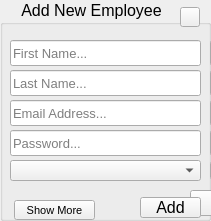
   <widget class="QGroupBox" name="Form">
    <property name="geometry">
     <rect>
      <x>270</x>
      <y>50</y>
      <width>211</width>
      <height>221</height>
     </rect>
    </property>
    <property name="font">
     <font>
      <pointsize>12</pointsize>
      <fontweight>Thin</fontweight>
     </font>
    </property>
    <property name="layoutDirection">
     <enum>Qt::LayoutDirection::LeftToRight</enum>
    </property>
    <property name="styleSheet">
     <string notr="true"/>
    </property>
    <property name="title">
     <string>     Add New Employee</string>
    </property>
    <widget class="QLineEdit" name="firstNameInsert">
     <property name="geometry">
      <rect>
       <x>10</x>
       <y>40</y>
       <width>191</width>
       <height>26</height>
      </rect>
     </property>
     <property name="font">
      <font>
       <pointsize>10</pointsize>
      </font>
     </property>
     <property name="styleSheet">
      <string notr="true"/>
     </property>
     <property name="placeholderText">
      <string>First Name...</string>
     </property>
    </widget>
    <widget class="QPushButton" name="Cancel_form">
     <property name="geometry">
      <rect>
       <x>180</x>
       <y>7</y>
       <width>20</width>
       <height>20</height>
      </rect>
     </property>
     <property name="cursor">
      <cursorShape>PointingHandCursor</cursorShape>
     </property>
     <property name="styleSheet">
      <string notr="true"/>
     </property>
     <property name="text">
      <string/>
     </property>
     <property name="icon">
      <iconset>
       <normaloff>../assets/Employees/Close.png</normaloff>../assets/Employees/Close.png</iconset>
     </property>
    </widget>
    <widget class="QPushButton" name="insertBtn">
     <property name="geometry">
      <rect>
       <x>140</x>
       <y>197</y>
       <width>61</width>
       <height>21</height>
      </rect>
     </property>
     <property name="cursor">
      <cursorShape>PointingHandCursor</cursorShape>
     </property>
     <property name="styleSheet">
      <string notr="true"/>
     </property>
     <property name="text">
      <string>Add</string>
     </property>
    </widget>
    <widget class="QLineEdit" name="lastNameInsert">
     <property name="geometry">
      <rect>
       <x>10</x>
       <y>70</y>
       <width>191</width>
       <height>26</height>
      </rect>
     </property>
     <property name="font">
      <font>
       <pointsize>10</pointsize>
      </font>
     </property>
     <property name="styleSheet">
      <string notr="true"/>
     </property>
     <property name="placeholderText">
      <string>Last Name...</string>
     </property>
    </widget>
    <widget class="QLineEdit" name="emailNameInsert">
     <property name="geometry">
      <rect>
       <x>10</x>
       <y>100</y>
       <width>191</width>
       <height>26</height>
      </rect>
     </property>
     <property name="font">
      <font>
       <pointsize>10</pointsize>
      </font>
     </property>
     <property name="styleSheet">
      <string notr="true"/>
     </property>
     <property name="placeholderText">
      <string>Email Address...</string>
     </property>
    </widget>
    <widget class="QLineEdit" name="passwordNameInsert">
     <property name="geometry">
      <rect>
       <x>10</x>
       <y>130</y>
       <width>191</width>
       <height>26</height>
      </rect>
     </property>
     <property name="font">
      <font>
       <pointsize>10</pointsize>
      </font>
     </property>
     <property name="styleSheet">
      <string notr="true"/>
     </property>
     <property name="placeholderText">
      <string>Password...</string>
     </property>
    </widget>
    <widget class="QComboBox" name="departmentInsert">
     <property name="geometry">
      <rect>
       <x>10</x>
       <y>160</y>
       <width>191</width>
       <height>21</height>
      </rect>
     </property>
     <property name="font">
      <font>
       <pointsize>10</pointsize>
      </font>
     </property>
     <property name="styleSheet">
      <string notr="true"/>
     </property>
     <property name="placeholderText">
      <string>Department ...</string>
     </property>
     <item>
      <property name="text">
       <string>Commercial</string>
      </property>
      <property name="icon">
       <iconset>
        <normaloff>../assets/global/icons8-salesman-50.png</normaloff>../assets/global/icons8-salesman-50.png</iconset>
      </property>
     </item>
     <item>
      <property name="text">
       <string>Shops</string>
      </property>
      <property name="icon">
       <iconset>
        <normaloff>../assets/global/icons8-shop-50.png</normaloff>../assets/global/icons8-shop-50.png</iconset>
      </property>
     </item>
     <item>
      <property name="text">
       <string>Partners</string>
      </property>
      <property name="icon">
       <iconset>
        <normaloff>../assets/global/icons8-handshake-50.png</normaloff>../assets/global/icons8-handshake-50.png</iconset>
      </property>
     </item>
     <item>
      <property name="text">
       <string>Events</string>
      </property>
      <property name="icon">
       <iconset>
        <normaloff>../assets/global/icons8-event-50.png</normaloff>../assets/global/icons8-event-50.png</iconset>
      </property>
     </item>
     <item>
      <property name="text">
       <string>Personals</string>
      </property>
      <property name="icon">
       <iconset>
        <normaloff>../assets/global/icons8-user-groups-48.png</normaloff>../assets/global/icons8-user-groups-48.png</iconset>
      </property>
     </item>
     <item>
      <property name="text">
       <string>Employees</string>
      </property>
      <property name="icon">
       <iconset>
        <normaloff>../assets/global/icons8-employees-24.png</normaloff>../assets/global/icons8-employees-24.png</iconset>
      </property>
     </item>
    </widget>
    <widget class="QLabel" name="label">
     <property name="geometry">
      <rect>
       <x>17</x>
       <y>45</y>
       <width>16</width>
       <height>16</height>
      </rect>
     </property>
     <property name="text">
      <string/>
     </property>
     <property name="pixmap">
      <pixmap>../assets/global/icons8-letters-30.png</pixmap>
     </property>
     <property name="scaledContents">
      <bool>true</bool>
     </property>
    </widget>
    <widget class="QLabel" name="label_2">
     <property name="geometry">
      <rect>
       <x>17</x>
       <y>75</y>
       <width>16</width>
       <height>16</height>
      </rect>
     </property>
     <property name="text">
      <string/>
     </property>
     <property name="pixmap">
      <pixmap>../assets/global/icons8-letters-30.png</pixmap>
     </property>
     <property name="scaledContents">
      <bool>true</bool>
     </property>
    </widget>
    <widget class="QLabel" name="label_3">
     <property name="geometry">
      <rect>
       <x>18</x>
       <y>105</y>
       <width>16</width>
       <height>16</height>
      </rect>
     </property>
     <property name="text">
      <string/>
     </property>
     <property name="pixmap">
      <pixmap>../assets/login imgs/icons8-email-50.png</pixmap>
     </property>
     <property name="scaledContents">
      <bool>true</bool>
     </property>
    </widget>
    <widget class="QLabel" name="label_4">
     <property name="geometry">
      <rect>
       <x>18</x>
       <y>135</y>
       <width>16</width>
       <height>16</height>
      </rect>
     </property>
     <property name="text">
      <string/>
     </property>
     <property name="pixmap">
      <pixmap>../assets/global/icons8-lock-24.png</pixmap>
     </property>
     <property name="scaledContents">
      <bool>true</bool>
     </property>
    </widget>
    <widget class="QPushButton" name="show">
     <property name="geometry">
      <rect>
       <x>14</x>
       <y>200</y>
       <width>81</width>
       <height>20</height>
      </rect>
     </property>
     <property name="font">
      <font>
       <pointsize>8</pointsize>
      </font>
     </property>
     <property name="cursor">
      <cursorShape>PointingHandCursor</cursorShape>
     </property>
     <property name="text">
      <string>Show More</string>
     </property>
     <property name="icon">
      <iconset>
       <normaloff>../assets/Employees/icons8-right.png</normaloff>../assets/Employees/icons8-right.png</iconset>
     </property>
     <property name="iconSize">
      <size>
       <width>16</width>
       <height>16</height>
      </size>
     </property>
     <property name="checkable">
      <bool>true</bool>
     </property>
    </widget>
    <widget class="QLineEdit" name="jobInsert">
     <property name="geometry">
      <rect>
       <x>210</x>
       <y>40</y>
       <width>191</width>
       <height>26</height>
      </rect>
     </property>
     <property name="font">
      <font>
       <pointsize>10</pointsize>
      </font>
     </property>
     <property name="styleSheet">
      <string notr="true"/>
     </property>
     <property name="placeholderText">
      <string>Job Title...</string>
     </property>
    </widget>
    <widget class="QLabel" name="label_5">
     <property name="geometry">
      <rect>
       <x>217</x>
       <y>45</y>
       <width>16</width>
       <height>16</height>
      </rect>
     </property>
     <property name="text">
      <string/>
     </property>
     <property name="pixmap">
      <pixmap>../assets/Employees/icons8-job-50.png</pixmap>
     </property>
     <property name="scaledContents">
      <bool>true</bool>
     </property>
    </widget>
    <widget class="QLineEdit" name="salaryInsert">
     <property name="geometry">
      <rect>
       <x>210</x>
       <y>70</y>
       <width>191</width>
       <height>26</height>
      </rect>
     </property>
     <property name="font">
      <font>
       <pointsize>10</pointsize>
      </font>
     </property>
     <property name="styleSheet">
      <string notr="true"/>
     </property>
     <property name="placeholderText">
      <string>Salary...</string>
     </property>
    </widget>
    <widget class="QLabel" name="label_6">
     <property name="geometry">
      <rect>
       <x>217</x>
       <y>75</y>
       <width>16</width>
       <height>16</height>
      </rect>
     </property>
     <property name="text">
      <string/>
     </property>
     <property name="pixmap">
      <pixmap>../assets/Employees/icons8-money-32.png</pixmap>
     </property>
     <property name="scaledContents">
      <bool>true</bool>
     </property>
    </widget>
    <widget class="QDateEdit" name="birthdateInsert">
     <property name="geometry">
      <rect>
       <x>210</x>
       <y>160</y>
       <width>191</width>
       <height>21</height>
      </rect>
     </property>
     <property name="font">
      <font>
       <pointsize>10</pointsize>
      </font>
     </property>
    </widget>
    <widget class="QLineEdit" name="telInsert">
     <property name="geometry">
      <rect>
       <x>210</x>
       <y>100</y>
       <width>191</width>
       <height>26</height>
      </rect>
     </property>
     <property name="font">
      <font>
       <pointsize>10</pointsize>
      </font>
     </property>
     <property name="styleSheet">
      <string notr="true"/>
     </property>
     <property name="placeholderText">
      <string>(+216) XX XX XX XX</string>
     </property>
    </widget>
    <widget class="QLabel" name="label_7">
     <property name="geometry">
      <rect>
       <x>217</x>
       <y>105</y>
       <width>16</width>
       <height>16</height>
      </rect>
     </property>
     <property name="text">
      <string/>
     </property>
     <property name="pixmap">
      <pixmap>../assets/Employees/icons8-call-50.png</pixmap>
     </property>
     <property name="scaledContents">
      <bool>true</bool>
     </property>
    </widget>
    <widget class="QLineEdit" name="addressInsert">
     <property name="geometry">
      <rect>
       <x>210</x>
       <y>130</y>
       <width>191</width>
       <height>26</height>
      </rect>
     </property>
     <property name="font">
      <font>
       <pointsize>10</pointsize>
      </font>
     </property>
     <property name="styleSheet">
      <string notr="true"/>
     </property>
     <property name="placeholderText">
      <string>Address...</string>
     </property>
    </widget>
    <widget class="QLabel" name="label_8">
     <property name="geometry">
      <rect>
       <x>217</x>
       <y>135</y>
       <width>16</width>
       <height>16</height>
      </rect>
     </property>
     <property name="text">
      <string/>
     </property>
     <property name="pixmap">
      <pixmap>../assets/Employees/icons8-location-50.png</pixmap>
     </property>
     <property name="scaledContents">
      <bool>true</bool>
     </property>
    </widget>
    <widget class="QLabel" name="label_9">
     <property name="geometry">
      <rect>
       <x>217</x>
       <y>163</y>
       <width>16</width>
       <height>16</height>
      </rect>
     </property>
     <property name="text">
      <string/>
     </property>
     <property name="pixmap">
      <pixmap>../assets/Employees/icons8-birthday-16.png</pixmap>
     </property>
     <property name="scaledContents">
      <bool>true</bool>
     </property>
    </widget>
    <widget class="QLabel" name="label_10">
     <property name="geometry">
      <rect>
       <x>18</x>
       <y>163</y>
       <width>16</width>
       <height>16</height>
      </rect>
     </property>
     <property name="text">
      <string/>
     </property>
     <property name="pixmap">
      <pixmap>../assets/Employees/icons8-department-50.png</pixmap>
     </property>
     <property name="scaledContents">
      <bool>true</bool>
     </property>
    </widget>
    <widget class="QPushButton" name="profileImageInsert">
     <property name="geometry">
      <rect>
       <x>190</x>
       <y>190</y>
       <width>31</width>
       <height>26</height>
      </rect>
     </property>
     <property name="cursor">
      <cursorShape>PointingHandCursor</cursorShape>
     </property>
     <property name="styleSheet">
      <string notr="true"/>
     </property>
     <property name="text">
      <string/>
     </property>
     <property name="icon">
      <iconset>
       <normaloff>../assets/Employees/icons8-profile-image-78.png</normaloff>../assets/Employees/icons8-profile-image-78.png</iconset>
     </property>
     <property name="iconSize">
      <size>
       <width>50</width>
       <height>50</height>
      </size>
     </property>
    </widget>
    <zorder>profileImageInsert</zorder>
    <zorder>firstNameInsert</zorder>
    <zorder>Cancel_form</zorder>
    <zorder>insertBtn</zorder>
    <zorder>lastNameInsert</zorder>
    <zorder>emailNameInsert</zorder>
    <zorder>passwordNameInsert</zorder>
    <zorder>departmentInsert</zorder>
    <zorder>label</zorder>
    <zorder>label_2</zorder>
    <zorder>label_3</zorder>
    <zorder>label_4</zorder>
    <zorder>show</zorder>
    <zorder>jobInsert</zorder>
    <zorder>label_5</zorder>
    <zorder>salaryInsert</zorder>
    <zorder>label_6</zorder>
    <zorder>birthdateInsert</zorder>
    <zorder>telInsert</zorder>
    <zorder>label_7</zorder>
    <zorder>addressInsert</zorder>
    <zorder>label_8</zorder>
    <zorder>label_9</zorder>
    <zorder>label_10</zorder>
   </widget>
